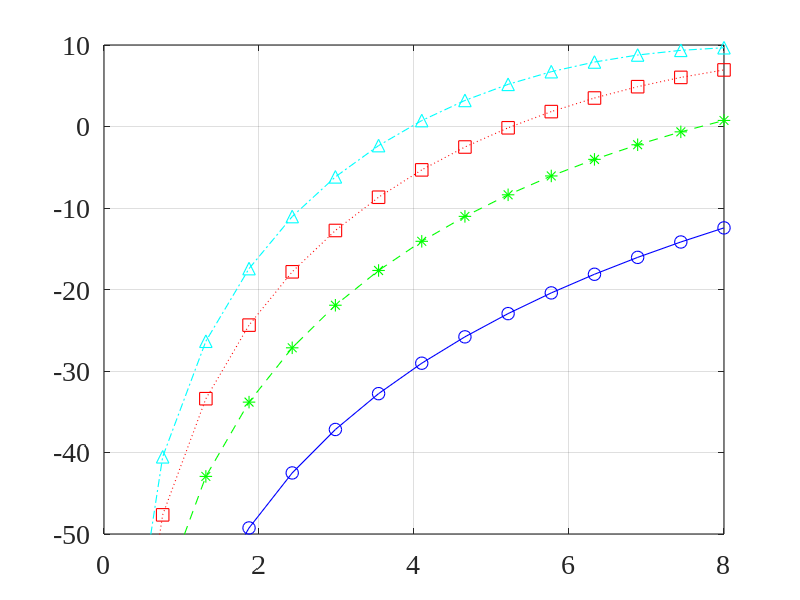
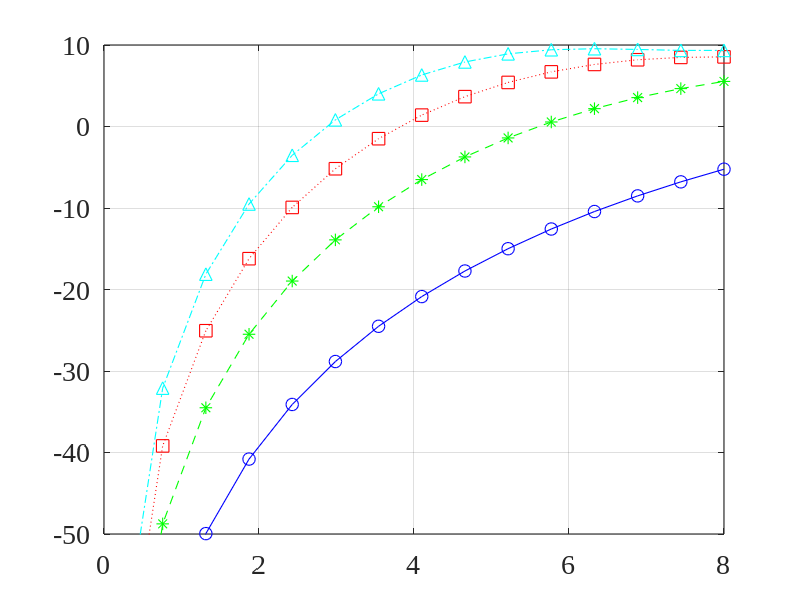

The MATLAB source for these figures, in order:
close all; clc; clear all;
linewd = 0.8;
hcfontsize = 20;
MarkerSize=9;
c=340;

theta_d=0/180*pi;
delta=0.005;     % distance between microphones

M_values=[4 6 8 10];     % distance between microphones
f=linspace(200,8e3,15)';  % frequency

W1_dB_values=zeros(length(f),length(M_values));
W2_dB_values=zeros(length(f),length(M_values));

for idxM=1:length(M_values)
    M=M_values(idxM);
    [m_mat,n_mat]=meshgrid(1:M,1:M);
    for idx_f=1:length(f)
        fk=f(idx_f);
        d=exp(-1i*2*pi*fk*delta/c*(0:M-1)'*cos(theta_d));
        Gamma0=sinc(2*fk*delta/c*(m_mat-n_mat));
        alpha31=0;
        alpha32=-0.5;
        alpha33=-1;
        D=[exp(-1i*2*pi*fk*delta/c*(0:M-1)')'; exp(-1i*2*pi*fk*delta/c*(0:M-1)'*alpha31)'; exp(-1i*2*pi*fk*delta/c*(0:M-1)'*alpha32)'; exp(-1i*2*pi*fk*delta/c*(0:M-1)'*alpha33)'];
        h=D'/(D*D')*[1 0 0 0]';
        W1_dB_values(idx_f,idxM)=10*log10(abs(h'*d)^2/(h'*h));
        alpha31=-1;
        S=diag(0:M-1);
        D=[exp(-1i*2*pi*fk*delta/c*(0:M-1)')'; exp(-1i*2*pi*fk*delta/c*(0:M-1)'*alpha31)'; (S*exp(-1i*2*pi*fk*delta/c*(0:M-1)'*alpha31))'; (S^2*exp(-1i*2*pi*fk*delta/c*(0:M-1)'*alpha31))'];
        h=D'/(D*D')*[1 0 0 0]';
        W2_dB_values(idx_f,idxM)=10*log10(abs(h'*d)^2/(h'*h));
    end
end

figure
plot(f/1e3,W1_dB_values(:,1),'-bo','linewidth',linewd, 'MarkerSize',MarkerSize);
hold on
plot(f/1e3,W1_dB_values(:,2),'--g*','linewidth',linewd, 'MarkerSize',MarkerSize);
plot(f/1e3,W1_dB_values(:,3),':rs','linewidth',linewd, 'MarkerSize',MarkerSize);
plot(f/1e3,W1_dB_values(:,4),'-.c^','linewidth',linewd, 'MarkerSize',MarkerSize);
hold off
set(gca, 'Color', [1, 1, 1]);
set(gca, 'FontName', 'Times New Roman');
set(gca, 'FontSize', hcfontsize);
set(gca, 'LineWidth', linewd);
set(gca,'YLim',[-50 10]);
box on; grid on;

figure
plot(f/1e3,W2_dB_values(:,1),'-bo','linewidth',linewd, 'MarkerSize',MarkerSize);
hold on
plot(f/1e3,W2_dB_values(:,2),'--g*','linewidth',linewd, 'MarkerSize',MarkerSize);
plot(f/1e3,W2_dB_values(:,3),':rs','linewidth',linewd, 'MarkerSize',MarkerSize);
plot(f/1e3,W2_dB_values(:,4),'-.c^','linewidth',linewd, 'MarkerSize',MarkerSize);
hold off
set(gca, 'Color', [1, 1, 1]);
set(gca, 'FontName', 'Times New Roman');
set(gca, 'FontSize', hcfontsize);
set(gca, 'LineWidth', linewd);
set(gca,'YLim',[-50 10]);
box on; grid on;
